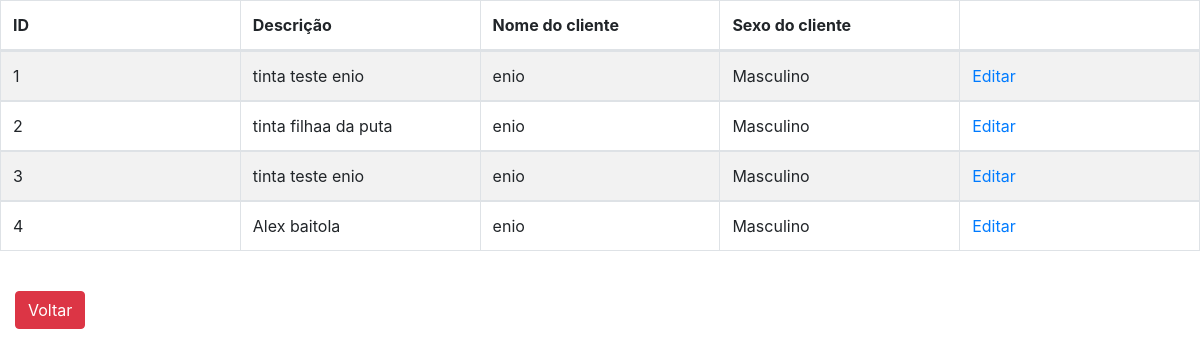
Page /produto/ on the committed database.
### tables this page shows
CREATE TABLE produto (
    id_produto INTEGER PRIMARY KEY AUTOINCREMENT,
    descricao VARCHAR(50) NOT NULL,
    preco REAl,
    quantidade INT,
    id_cliente INTEGER NOT NULL,
    FOREIGN KEY(id_cliente) REFERENCES cliente(id_cliente)
);

CREATE TABLE cliente (
    id_cliente INTEGER PRIMARY KEY AUTOINCREMENT,
    nome VARCHAR(50) NOT NULL,
    sexo VARCHAR(1) NOT NULL,
    telefone CHAR(11) NULL,
    endereco CHAR(100) NULL
);

### clientes.py (the view)
@app.route("/produto/")
def listar_produtos_api():
    return render_template("lista_produtos.html", produtos = listar_produtos())

### clientes.py (called while the page is built)
def row_to_dict(description, row):
    if row == None:
        return None
    d = {}
    for i in range(0, len(row)):
        d[description[i][0]] = row[i]
    return d

def rows_to_dict(description, rows):
    result = []
    for row in rows:
        result.append(row_to_dict(description, row))
    return result

def conectar():
    return sqlite3.connect('clientes.db')

def listar_produtos():
    with closing(conectar()) as con, closing(con.cursor()) as cur:
        cur.execute("SELECT p.id_produto, p.descricao, p.id_cliente, p.quantidade, p.preco, c.nome, c.sexo FROM produto p INNER JOIN cliente c ON p.id_cliente = c.id_cliente ORDER BY p.id_produto")
        return rows_to_dict(cur.description, cur.fetchall())

### templates/lista_produtos.html (shortened to what this page needs)
<!DOCTYPE html>
<html>
<head>
    <link href="//maxcdn.bootstrapcdn.com/bootstrap/4.1.1/css/bootstrap.min.css" rel="stylesheet" id="bootstrap-css">
    <link rel="stylesheet" type="text/css" href="/static/table.css"></link>
</head>
<body>
    <div class="table-responsive" id="sailorTableArea">
        <table id="sailorTable" class="table table-striped table-bordered" width="100%">
            <thead>
                <tr>
                    <th>ID</th>
                    <th>Descrição</th>
                    <th>Nome do cliente</th>
                    <th>Sexo do cliente</th>
                    <th>&nbsp;</th>
                </tr>
                <thead>
                    <tbody>
                        {% for produto in produtos %}
                        <tr>
                            <td>{{produto['id_produto']}}</td>
                            <td>{{produto['descricao']}}</td>
                            <td>{{produto['nome']}}</td>
                            <td>{% if produto['sexo'] == 'M' %}Masculino{% else %}Feminino{% endif %}</td>
                            <td><a href="/produto/{{produto['id_produto']}}" class="botao">Editar</a></td>
                        </tr>
                        {% endfor %}
                    </tbody>
        </table>
    </div>
    <div class="form-group">
        <label class="col-md-4 control-label" for="btnsalvar"></label>
        <div class="col-md-8">
            <a id="btncancelar" name="btncancelar" class="btn btn-danger" href="/menu">Voltar</a>
        </div>
    </div>
</html>

### static/table.css (style rules this page uses)
#sailorTableArea { max-height: 300px; overflow-x: auto; overflow-y: auto; }
#sailorTable { white-space: normal; }
tbody { display: block; height: 200px; overflow: auto; }
thead, tbody tr { display: table; width: 100%; table-layout: fixed; }

### rows in the picture
produto: id_produto "1", descricao "tinta teste enio", nome "enio"
produto: id_produto "2", descricao "tinta filhaa da puta", nome "enio"
produto: id_produto "3", descricao "tinta teste enio", nome "enio"
produto: id_produto "4", descricao "Alex baitola", nome "enio"
